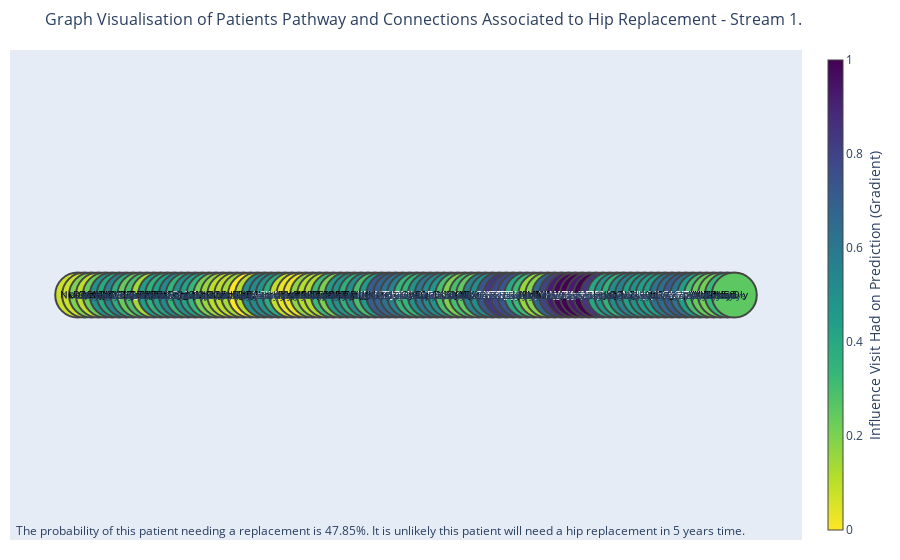

Notebook code for this chart:
### Markdown cell above
### Plotly/NetworkX Grad-CAM graph

### Code cell
# Get the entire patient's history in a DataFrame
edges_df = graph_plot.create_edges_df_gc(dense_tensor)

# Get the node positions for the graph
pos_df = graph_plot.create_position_df_gc(edges_df)
pos_list = graph_plot.generate_pos_sequence(pos_df['max_codes_per_visit'].max())
pos_df = graph_plot.map_y_coord_to_node(pos_df, pos_list)

l_map = gc.calc_local_map(model, grads)

timestep_ave_grad_df = gc.calc_timestep_weights(stride, filter_size, l_map, max_timesteps)

read_code_pos_df = gc.map_read_code_labels(pos_df, read_code_map_df, timestep_ave_grad_df)

edge_pos_df = gc.create_edge_pos_df(edges_df, pos_df)

gc.plot_gradcam_plotly(edge_pos_df, pos_df, read_code_pos_df, years_in_advance, logits, outcome)

### Figure 1 — Plotly figure (JSON) as saved in the notebook; plotly's stock layout.template omitted (floating-point values rounded to 4 significant figures; data arrays with more than 128 entries replaced by an {"elided": "..."} marker saying what was removed)
{"data": [{"hoverinfo": "none", "line": {"color": "#888", "width": 0.5}, "mode": "lines", "type": "scatter", "x": {"elided": "285 int values"}, "y": {"elided": "285 int values"}}, {"hoverinfo": "text", "hovertext": ["111 ReadCode descript here", "208 ReadCode descript here", "428 ReadCode descript here", "313 ReadCode descript here", "243 ReadCode descript here", "50 ReadCode descript here", "158 ReadCode descript here", "469 ReadCode descript here", "285 ReadCode descript here", "291 ReadCode descript here", "45 ReadCode descript here", "151 ReadCode descript here", "307 ReadCode descript here", "180 ReadCode descript here", "244 ReadCode descript here", "506 ReadCode descript here", "415 ReadCode descript here", "107 ReadCode descript here", "203 ReadCode descript here", "447 ReadCode descript here", "467 ReadCode descript here", "491 ReadCode descript here", "180 ReadCode descript here", "347 ReadCode descript here", "276 ReadCode descript here", "105 ReadCode descript here", "395 ReadCode descript here", "350 ReadCode descript here", "295 ReadCode descript here", "77 ReadCode descript here", "198 ReadCode descript here", "322 ReadCode descript here", "90 ReadCode descript here", "88 ReadCode descript here", "162 ReadCode descript here", "66 ReadCode descript here", "176 ReadCode descript here", "23 ReadCode descript here", "155 ReadCode descript here", "501 ReadCode descript here", "486 ReadCode descript here", "nan", "105 ReadCode descript here", "468 ReadCode descript here", "11 ReadCode descript here", "309 ReadCode descript here", "261 ReadCode descript here", "268 ReadCode descript here", "329 ReadCode descript here", "311 ReadCode descript here", "82 ReadCode descript here", "506 ReadCode descript here", "175 ReadCode descript here", "238 ReadCode descript here", "443 ReadCode descript here", "295 ReadCode descript here", "251 ReadCode descript here", "198 ReadCode descript here", "nan", "506 ReadCode descript here", "343 ReadCode descript here", "483 ReadCode descript here", "300 ReadCode descript here", "411 ReadCode descript here", "430 ReadCode descript here", "328 ReadCode descript here", "158 ReadCode descript here", "485 ReadCode descript here", "318 ReadCode descript here", "204 ReadCode descript here", "7 ReadCode descript here", "168 ReadCode descript here", "300 ReadCode descript here", "356 ReadCode descript here", "329 ReadCode descript here", "228 ReadCode descript here", "73 ReadCode descript here", "162 ReadCode descript here", "379 ReadCode descript here", "437 ReadCode descript here", "484 ReadCode descript here", "242 ReadCode descript here", "273 ReadCode descript here", "215 ReadCode descript here", "418 ReadCode descript here", "222 ReadCode descript here", "506 ReadCode descript here", "92 ReadCode descript here", "360 ReadCode descript here", "467 ReadCode descript here", "95 ReadCode descript here", "317 ReadCode descript here", "388 ReadCode descript here", "118 ReadCode descript here", "nan", "145 ReadCode descript here"], "marker": {"color": [0.07796, 0.07796, 0.1999, 0.1046, 0.2318, 0.4984, 0.3964, 0.5505, 0.3756, 0.2358, 0.2953, 0.1412, 0.4498, 0.3613, 0.4323, 0.5261, 0.3473, 0.4964, 0.4319, 0.338, 0.2083, 0.1596, 0.1036, 0.1036, 0.1404, 0, 0.1109, 0.5039, 0.5283, 0.4889, 0.3769, 0.09401, 0.03288, 0.03288, 0.171, 0.1138, 0.1208, 0.3214, 0.2042, 0.4547, 0.4871, 0.3675, 0.5064, 0.2947, 0.4604, 0.709, 0.6829, 0.6329, 0.5607, 0.3377, 0.3477, 0.4918, 0.6068, 0.5252, 0.4794, 0.2935, 0.2003, 0.3009, 0.2522, 0.561, 0.5125, 0.7317, 0.8305, 0.7816, 0.7344, 0.3951, 0.3206, 0.1579, 0.1891, 0.6708, 0.7958, 0.9132, 0.9862, 1, 0.9237, 0.9978, 0.8397, 0.4027, 0.4793, 0.3538, 0.5121, 0.5623, 0.4361, 0.5013, 0.4441, 0.4437, 0.6211, 0.6441, 0.7132, 0.6201, 0.4429, 0.3003, 0.2373, 0.2163, 0.3285, 0.2561], "colorbar": {"thickness": 15, "title": {"side": "right", "text": "Influence Visit Had on Prediction (Gradient)"}, "xanchor": "left"}, "colorscale": [[0, "#440154"], [0.1111, "#482878"], [0.2222, "#3e4989"], [0.3333, "#31688e"], [0.4444, "#26828e"], [0.5556, "#1f9e89"], [0.6667, "#35b779"], [0.7778, "#6ece58"], [0.8889, "#b5de2b"], [1, "#fde725"]], "line": {"width": 2}, "reversescale": true, "showscale": true, "size": 45}, "mode": "markers+text", "text": ["NkDWe", "ueqnN", "OcsXl", "OnJcl", "AecVk", "DHVBi", "JVMwZ", "vpoqJ", "RRjeo", "HTDvM", "cFEPl", "PqPZX", "ApmRP", "fwoEy", "nBRrj", "kGxOC", "orgQU", "hMLaS", "tKcIs", "HlkUy", "qGOBt", "nocin", "fwoEy", "LrMzx", "KQGjl", "IlDSI", "xdPom", "AezHJ", "SIuYI", "crUbY", "rFJlw", "WsdfG", "qFlAi", "plPPX", "HnlQm", "uGkpD", "PLBRB", "GNVpL", "wvHZE", "kZigh", "rpuQq", "nan", "IlDSI", "jJKUh", "HNbrX", "HZxun", "GykJb", "JZstL", "tMiqf", "OhOln", "yaSpd", "kGxOC", "YBmKY", "rAoeO", "DdXXN", "SIuYI", "lJXYU", "rFJlw", "nan", "kGxOC", "NhviD", "NTGPp", "uMpkD", "IJQys", "HXOTq", "UIRnG", "JVMwZ", "riPSv", "Bisdk", "YHqXn", "kJyTa", "VCvbq", "uMpkD", "JyAYW", "tMiqf", "iklia", "EZlKe", "HnlQm", "JasTs", "hoXIj", "sMxKl", "xGItz", "ZUlQu", "rjQio", "YtlrL", "bCHgb", "kGxOC", "cwhZL", "LeHoD", "qGOBt", "pWIWZ", "WoLdx", "lLkNE", "ChHCO", "nan", "nyOly"], "textfont": {"color": ["black", "black", "black", "black", "black", "black", "black", "white", "black", "black", "black", "black", "black", "black", "black", "white", "black", "black", "black", "black", "black", "black", "black", "black", "black", "black", "black", "white", "white", "black", "black", "black", "black", "black", "black", "black", "black", "black", "black", "black", "black", "black", "white", "black", "black", "white", "white", "white", "white", "black", "black", "black", "white", "white", "black", "black", "black", "black", "black", "white", "white", "white", "white", "white", "white", "black", "black", "black", "black", "white", "white", "white", "white", "white", "white", "white", "white", "black", "black", "black", "white", "white", "black", "white", "black", "black", "white", "white", "white", "white", "black", "black", "black", "black", "black", "black"], "size": 10}, "textposition": "middle center", "type": "scatter", "x": [0, 1, 2, 3, 4, 5, 6, 7, 8, 9, 10, 11, 12, 13, 14, 15, 16, 17, 18, 19, 20, 21, 22, 23, 24, 25, 26, 27, 28, 29, 30, 31, 32, 33, 34, 35, 36, 37, 38, 39, 40, 41, 42, 43, 44, 45, 46, 47, 48, 49, 50, 51, 52, 53, 54, 55, 56, 57, 58, 59, 60, 61, 62, 63, 64, 65, 66, 67, 68, 69, 70, 71, 72, 73, 74, 75, 76, 77, 78, 79, 80, 81, 82, 83, 84, 85, 86, 87, 88, 89, 90, 91, 92, 93, 94, 95], "y": [0, 0, 0, 0, 0, 0, 0, 0, 0, 0, 0, 0, 0, 0, 0, 0, 0, 0, 0, 0, 0, 0, 0, 0, 0, 0, 0, 0, 0, 0, 0, 0, 0, 0, 0, 0, 0, 0, 0, 0, 0, 0, 0, 0, 0, 0, 0, 0, 0, 0, 0, 0, 0, 0, 0, 0, 0, 0, 0, 0, 0, 0, 0, 0, 0, 0, 0, 0, 0, 0, 0, 0, 0, 0, 0, 0, 0, 0, 0, 0, 0, 0, 0, 0, 0, 0, 0, 0, 0, 0, 0, 0, 0, 0, 0, 0]}], "layout": {"annotations": [{"align": "center", "font": {"size": 10}, "showarrow": false, "text": "13 days", "x": 0.5, "y": 0}, {"align": "center", "font": {"size": 10}, "showarrow": false, "text": "4 days", "x": 1.5, "y": 0}, {"align": "center", "font": {"size": 10}, "showarrow": false, "text": "28 days", "x": 2.5, "y": 0}, {"align": "center", "font": {"size": 10}, "showarrow": false, "text": "1 days", "x": 3.5, "y": 0}, {"align": "center", "font": {"size": 10}, "showarrow": false, "text": "1 days", "x": 4.5, "y": 0}, {"align": "center", "font": {"size": 10}, "showarrow": false, "text": "16 days", "x": 5.5, "y": 0}, {"align": "center", "font": {"size": 10}, "showarrow": false, "text": "2 days", "x": 6.5, "y": 0}, {"align": "center", "font": {"size": 10}, "showarrow": false, "text": "15 days", "x": 7.5, "y": 0}, {"align": "center", "font": {"size": 10}, "showarrow": false, "text": "25 days", "x": 8.5, "y": 0}, {"align": "center", "font": {"size": 10}, "showarrow": false, "text": "29 days", "x": 9.5, "y": 0}, {"align": "center", "font": {"size": 10}, "showarrow": false, "text": "16 days", "x": 10.5, "y": 0}, {"align": "center", "font": {"size": 10}, "showarrow": false, "text": "29 days", "x": 11.5, "y": 0}, {"align": "center", "font": {"size": 10}, "showarrow": false, "text": "9 days", "x": 12.5, "y": 0}, {"align": "center", "font": {"size": 10}, "showarrow": false, "text": "19 days", "x": 13.5, "y": 0}, {"align": "center", "font": {"size": 10}, "showarrow": false, "text": "22 days", "x": 14.5, "y": 0}, {"align": "center", "font": {"size": 10}, "showarrow": false, "text": "27 days", "x": 15.5, "y": 0}, {"align": "center", "font": {"size": 10}, "showarrow": false, "text": "15 days", "x": 16.5, "y": 0}, {"align": "center", "font": {"size": 10}, "showarrow": false, "text": "2 days", "x": 17.5, "y": 0}, {"align": "center", "font": {"size": 10}, "showarrow": false, "text": "13 days", "x": 18.5, "y": 0}, {"align": "center", "font": {"size": 10}, "showarrow": false, "text": "26 days", "x": 19.5, "y": 0}, {"align": "center", "font": {"size": 10}, "showarrow": false, "text": "27 days", "x": 20.5, "y": 0}, {"align": "center", "font": {"size": 10}, "showarrow": false, "text": "17 days", "x": 21.5, "y": 0}, {"align": "center", "font": {"size": 10}, "showarrow": false, "text": "23 days", "x": 22.5, "y": 0}, {"align": "center", "font": {"size": 10}, "showarrow": false, "text": "8 days", "x": 23.5, "y": 0}, {"align": "center", "font": {"size": 10}, "showarrow": false, "text": "9 days", "x": 24.5, "y": 0}, {"align": "center", "font": {"size": 10}, "showarrow": false, "text": "20 days", "x": 25.5, "y": 0}, {"align": "center", "font": {"size": 10}, "showarrow": false, "text": "26 days", "x": 26.5, "y": 0}, {"align": "center", "font": {"size": 10}, "showarrow": false, "text": "1 days", "x": 27.5, "y": 0}, {"align": "center", "font": {"size": 10}, "showarrow": false, "text": "8 days", "x": 28.5, "y": 0}, {"align": "center", "font": {"size": 10}, "showarrow": false, "text": "4 days", "x": 29.5, "y": 0}, {"align": "center", "font": {"size": 10}, "showarrow": false, "text": "4 days", "x": 30.5, "y": 0}, {"align": "center", "font": {"size": 10}, "showarrow": false, "text": "9 days", "x": 31.5, "y": 0}, {"align": "center", "font": {"size": 10}, "showarrow": false, "text": "19 days", "x": 32.5, "y": 0}, {"align": "center", "font": {"size": 10}, "showarrow": false, "text": "14 days", "x": 33.5, "y": 0}, {"align": "center", "font": {"size": 10}, "showarrow": false, "text": "4 days", "x": 34.5, "y": 0}, {"align": "center", "font": {"size": 10}, "showarrow": false, "text": "13 days", "x": 35.5, "y": 0}, {"align": "center", "font": {"size": 10}, "showarrow": false, "text": "5 days", "x": 36.5, "y": 0}, {"align": "center", "font": {"size": 10}, "showarrow": false, "text": "8 days", "x": 37.5, "y": 0}, {"align": "center", "font": {"size": 10}, "showarrow": false, "text": "2 days", "x": 38.5, "y": 0}, {"align": "center", "font": {"size": 10}, "showarrow": false, "text": "17 days", "x": 39.5, "y": 0}, {"align": "center", "font": {"size": 10}, "showarrow": false, "text": "10 days", "x": 40.5, "y": 0}, {"align": "center", "font": {"size": 10}, "showarrow": false, "text": "25 days", "x": 41.5, "y": 0}, {"align": "center", "font": {"size": 10}, "showarrow": false, "text": "26 days", "x": 42.5, "y": 0}, {"align": "center", "font": {"size": 10}, "showarrow": false, "text": "29 days", "x": 43.5, "y": 0}, {"align": "center", "font": {"size": 10}, "showarrow": false, "text": "28 days", "x": 44.5, "y": 0}, {"align": "center", "font": {"size": 10}, "showarrow": false, "text": "2 days", "x": 45.5, "y": 0}, {"align": "center", "font": {"size": 10}, "showarrow": false, "text": "30 days", "x": 46.5, "y": 0}, {"align": "center", "font": {"size": 10}, "showarrow": false, "text": "16 days", "x": 47.5, "y": 0}, {"align": "center", "font": {"size": 10}, "showarrow": false, "text": "30 days", "x": 48.5, "y": 0}, {"align": "center", "font": {"size": 10}, "showarrow": false, "text": "5 days", "x": 49.5, "y": 0}, {"align": "center", "font": {"size": 10}, "showarrow": false, "text": "5 days", "x": 50.5, "y": 0}, {"align": "center", "font": {"size": 10}, "showarrow": false, "text": "22 days", "x": 51.5, "y": 0}, {"align": "center", "font": {"size": 10}, "showarrow": false, "text": "26 days", "x": 52.5, "y": 0}, {"align": "center", "font": {"size": 10}, "showarrow": false, "text": "21 days", "x": 53.5, "y": 0}, {"align": "center", "font": {"size": 10}, "showarrow": false, "text": "6 days", "x": 54.5, "y": 0}, {"align": "center", "font": {"size": 10}, "showarrow": false, "text": "24 days", "x": 55.5, "y": 0}, {"align": "center", "font": {"size": 10}, "showarrow": false, "text": "24 days", "x": 56.5, "y": 0}, {"align": "center", "font": {"size": 10}, "showarrow": false, "text": "17 days", "x": 57.5, "y": 0}, {"align": "center", "font": {"size": 10}, "showarrow": false, "text": "0 days", "x": 58.5, "y": 0}, {"align": "center", "font": {"size": 10}, "showarrow": false, "text": "29 days", "x": 59.5, "y": 0}, {"align": "center", "font": {"size": 10}, "showarrow": false, "text": "7 days", "x": 60.5, "y": 0}, {"align": "center", "font": {"size": 10}, "showarrow": false, "text": "18 days", "x": 61.5, "y": 0}, {"align": "center", "font": {"size": 10}, "showarrow": false, "text": "8 days", "x": 62.5, "y": 0}, {"align": "center", "font": {"size": 10}, "showarrow": false, "text": "7 days", "x": 63.5, "y": 0}, {"align": "center", "font": {"size": 10}, "showarrow": false, "text": "5 days", "x": 64.5, "y": 0}, {"align": "center", "font": {"size": 10}, "showarrow": false, "text": "6 days", "x": 65.5, "y": 0}, {"align": "center", "font": {"size": 10}, "showarrow": false, "text": "24 days", "x": 66.5, "y": 0}, {"align": "center", "font": {"size": 10}, "showarrow": false, "text": "21 days", "x": 67.5, "y": 0}, {"align": "center", "font": {"size": 10}, "showarrow": false, "text": "11 days", "x": 68.5, "y": 0}, {"align": "center", "font": {"size": 10}, "showarrow": false, "text": "29 days", "x": 69.5, "y": 0}, {"align": "center", "font": {"size": 10}, "showarrow": false, "text": "16 days", "x": 70.5, "y": 0}, {"align": "center", "font": {"size": 10}, "showarrow": false, "text": "20 days", "x": 71.5, "y": 0}, {"align": "center", "font": {"size": 10}, "showarrow": false, "text": "21 days", "x": 72.5, "y": 0}, {"align": "center", "font": {"size": 10}, "showarrow": false, "text": "14 days", "x": 73.5, "y": 0}, {"align": "center", "font": {"size": 10}, "showarrow": false, "text": "5 days", "x": 74.5, "y": 0}, {"align": "center", "font": {"size": 10}, "showarrow": false, "text": "25 days", "x": 75.5, "y": 0}, {"align": "center", "font": {"size": 10}, "showarrow": false, "text": "11 days", "x": 76.5, "y": 0}, {"align": "center", "font": {"size": 10}, "showarrow": false, "text": "6 days", "x": 77.5, "y": 0}, {"align": "center", "font": {"size": 10}, "showarrow": false, "text": "16 days", "x": 78.5, "y": 0}, {"align": "center", "font": {"size": 10}, "showarrow": false, "text": "20 days", "x": 79.5, "y": 0}, {"align": "center", "font": {"size": 10}, "showarrow": false, "text": "9 days", "x": 80.5, "y": 0}, {"align": "center", "font": {"size": 10}, "showarrow": false, "text": "4 days", "x": 81.5, "y": 0}, {"align": "center", "font": {"size": 10}, "showarrow": false, "text": "8 days", "x": 82.5, "y": 0}, {"align": "center", "font": {"size": 10}, "showarrow": false, "text": "8 days", "x": 83.5, "y": 0}, {"align": "center", "font": {"size": 10}, "showarrow": false, "text": "4 days", "x": 84.5, "y": 0}, {"align": "center", "font": {"size": 10}, "showarrow": false, "text": "7 days", "x": 85.5, "y": 0}, {"align": "center", "font": {"size": 10}, "showarrow": false, "text": "29 days", "x": 86.5, "y": 0}, {"align": "center", "font": {"size": 10}, "showarrow": false, "text": "21 days", "x": 87.5, "y": 0}, {"align": "center", "font": {"size": 10}, "showarrow": false, "text": "27 days", "x": 88.5, "y": 0}, {"align": "center", "font": {"size": 10}, "showarrow": false, "text": "7 days", "x": 89.5, "y": 0}, {"align": "center", "font": {"size": 10}, "showarrow": false, "text": "27 days", "x": 90.5, "y": 0}, {"align": "center", "font": {"size": 10}, "showarrow": false, "text": "9 days", "x": 91.5, "y": 0}, {"align": "center", "font": {"size": 10}, "showarrow": false, "text": "18 days", "x": 92.5, "y": 0}, {"align": "center", "font": {"size": 10}, "showarrow": false, "text": "0 days", "x": 93.5, "y": 0}, {"align": "center", "font": {"size": 10}, "showarrow": false, "text": "9 days", "x": 94.5, "y": 0}, {"showarrow": false, "text": "The probability of this patient needing a replacement is 47.85%. It is unlikely this patient will need a hip replacement in 5 years time.", "x": 0.005, "xref": "paper", "y": -0.002, "yref": "paper"}], "hovermode": "closest", "margin": {"b": 20, "l": 10, "r": 5, "t": 50}, "showlegend": false, "title": {"font": {"size": 16}, "text": "Graph Visualisation of Patients Pathway and Connections Associated to Hip Replacement - Stream 1."}, "xaxis": {"showgrid": false, "showticklabels": false, "zeroline": false}, "yaxis": {"showgrid": false, "showticklabels": false, "zeroline": false}}}
